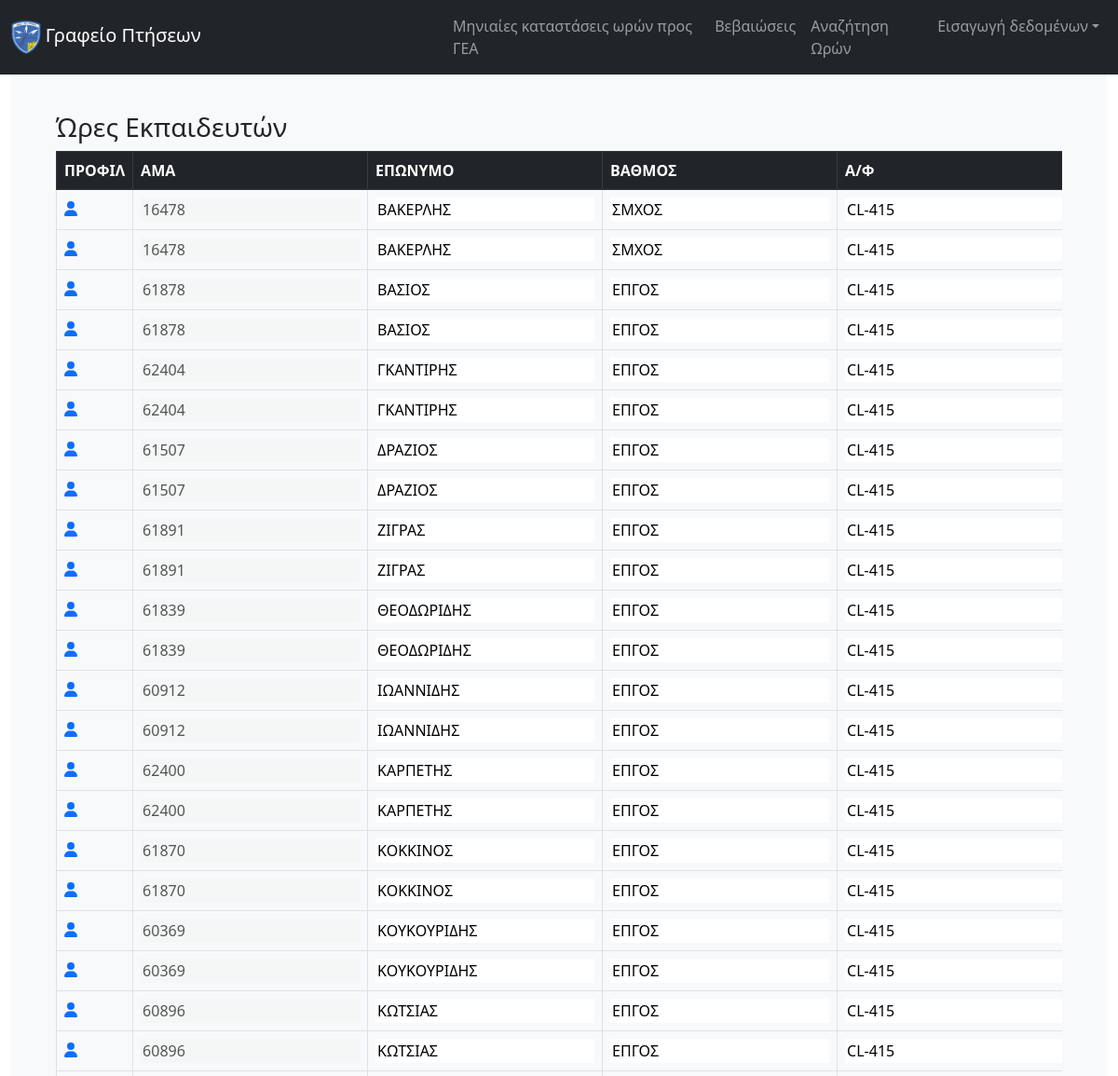
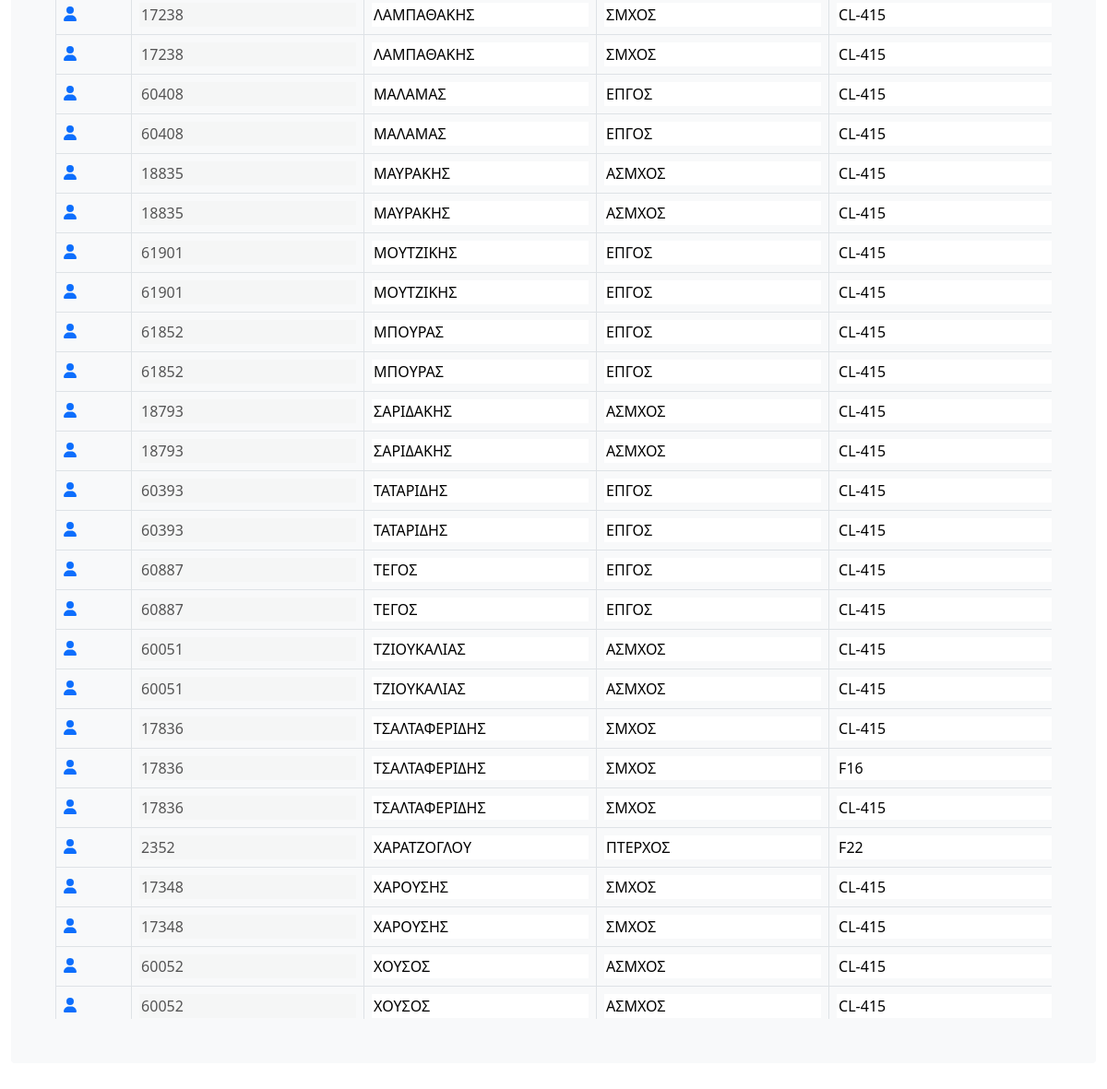
/hours/train-hours/, run on an earlier commit of the app's database (2 pictures, top to bottom).
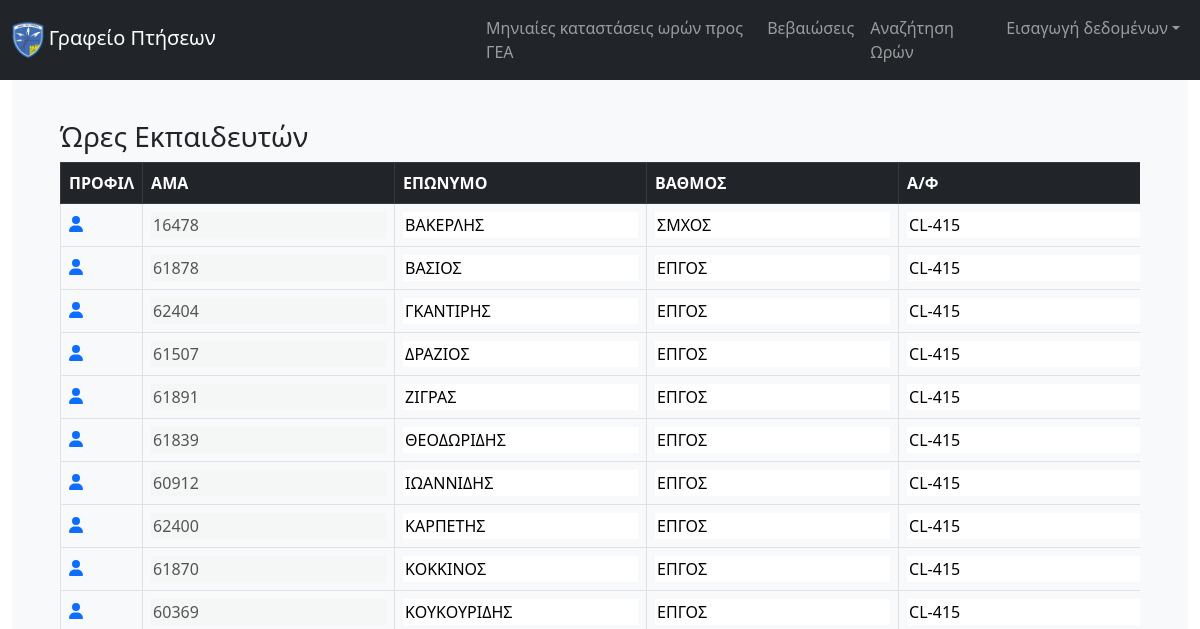
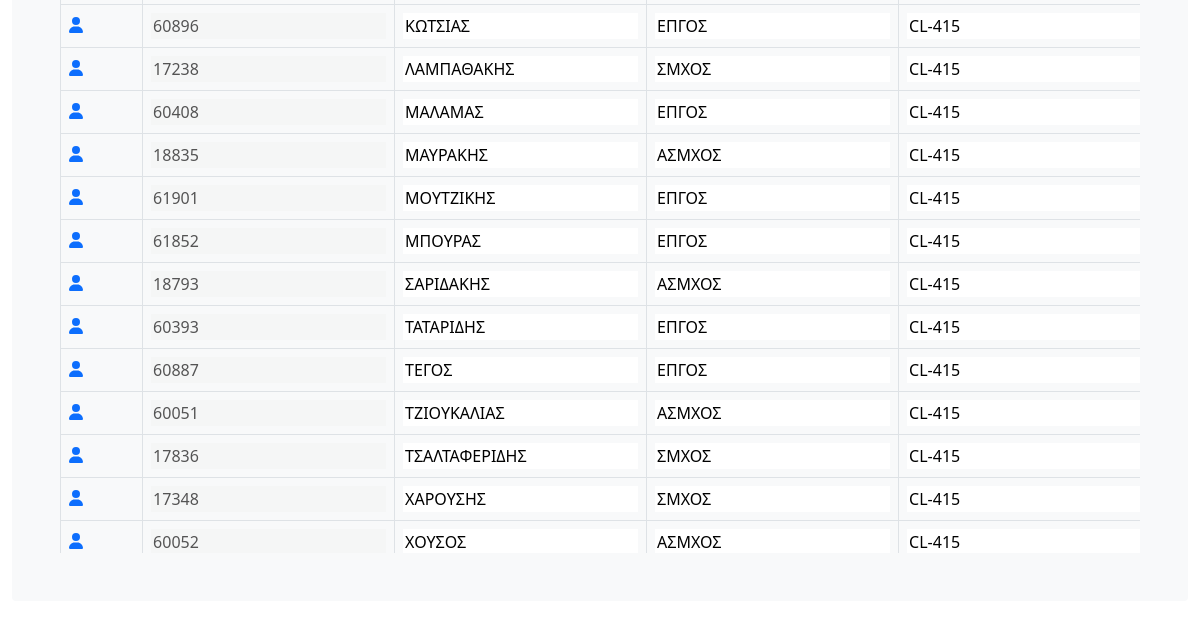
And on a later commit of the database (2 pictures, top to bottom).
### core/models.py (models this page shows, shortened)
class TrainHours(models.Model):
    airman = models.ForeignKey(Airman,on_delete=models.CASCADE)
    plane = models.CharField(max_length=200,default="",blank=True,null=True)
    hours = models.FloatField(blank=True,null=True,default=0)
    month = models.CharField(max_length=200,default="",blank=True,null=True)
    year = models.CharField(max_length=200,default="",blank=True,null=True)

class Airman(models.Model):
    asma = models.BigIntegerField(primary_key=True)
    firstname = models.CharField(max_length=200,default="",blank=True,null=True)
    lastname = models.CharField(max_length=200,default="",blank=True,null=True)
    rank = models.CharField(max_length=200,default="",blank=True,null=True)
    eidikotita = models.CharField(max_length=200,default="",blank=True,null=True)
    idiotita = models.CharField(max_length=200,default="",blank=True,null=True)
    availability = models.CharField(max_length=200,default="",blank=True,null=True)
    topothetisi = models.CharField(max_length=200,default="",blank=True,null=True)
    katigoria_dikaioumeni = models.CharField(max_length=200,default="",blank=True,null=True)
    katigoria_katoxiromeni = models.CharField(max_length=200,default="",blank=True,null=True)
    monada_ekdosis_ptitikou = models.CharField(max_length=200,default="",blank=True,null=True)
    geniko_synolo_oron = models.FloatField(blank=True,null=True,default=0)

### core/views.py (the view)
# urls.py: path('hours/train-hours/',views.train_hours,name="train_hours"),
def train_hours(request):
    context = {}
    table_data = TrainHours.objects.all().order_by('airman__lastname')
    context = {'table_data':table_data}
    return render(request,'core/train_hours_page.html',context)

### core/templates/core/train_hours_page.html (shortened to what this page needs)
{% extends 'core/core.html' %}
{% block content%}
<h3>Ώρες Εκπαιδευτών</h3>
<div class="tableFixHead">
    <table class="table table-hover table-bordered">
      <thead class="table-dark" style="position: sticky;top: 0">
        <tr>
          <th scope="col">ΠΡΟΦΙΛ</th>
          <th scope="col">ΑΜΑ</th>
          <th scope="col">ΕΠΩΝΥΜΟ</th>
          <th scope="col">ΒΑΘΜΟΣ</th>
          <th scope="col">Α/Φ</th>
        </tr>
      </thead>
      <tbody >
        {% for trainer in table_data%}
          <tr>
            <td><a href={% url 'profile' trainer.airman.asma %}><i class="fa-solid fa-user"></i></a></td>
            <td><input type="text" id="{{ trainer.airman.asma }}_asma" name="{{ trainer.airman.asma }}" value={{trainer.airman.asma}} disabled></td>
            <td><input type="text" id="{{ trainer.airman.asma }}_lastname" name="{{ trainer.airman.lastname }}" value={{trainer.airman.lastname}}></td>
            <td><input type="text" id="{{ trainer.airman.asma }}_rank" name="{{ trainer.airman.rank }}" value={{trainer.airman.rank}}></td>
            <td><input type="text" id="{{ trainer.airman.asma }}_plane" name="{{ trainer.plane }}" value={{trainer.plane}}></td>
          </tr>
        {% endfor %}
      </tbody>
    </table>
  </div>
{% endblock %}
{%load static%}

What changed in the data, as far as the page shows it:
removed TrainHours: airman.asma "16478", airman.lastname "ΒΑΚΕΡΛΗΣ", airman.rank "ΣΜΧΟΣ", plane "CL-415"
removed TrainHours: airman.asma "61878", airman.lastname "ΒΑΣΙΟΣ", airman.rank "ΕΠΓΟΣ", plane "CL-415"
removed TrainHours: airman.asma "62404", airman.lastname "ΓΚΑΝΤΙΡΗΣ", airman.rank "ΕΠΓΟΣ", plane "CL-415"
removed TrainHours: airman.asma "61507", airman.lastname "ΔΡΑΖΙΟΣ", airman.rank "ΕΠΓΟΣ", plane "CL-415"
removed TrainHours: airman.asma "61891", airman.lastname "ΖΙΓΡΑΣ", airman.rank "ΕΠΓΟΣ", plane "CL-415"
removed TrainHours: airman.asma "61839", airman.lastname "ΘΕΟΔΩΡΙΔΗΣ", airman.rank "ΕΠΓΟΣ", plane "CL-415"
removed TrainHours: airman.asma "60912", airman.lastname "ΙΩΑΝΝΙΔΗΣ", airman.rank "ΕΠΓΟΣ", plane "CL-415"
removed TrainHours: airman.asma "62400", airman.lastname "ΚΑΡΠΕΤΗΣ", airman.rank "ΕΠΓΟΣ", plane "CL-415"
removed TrainHours: airman.asma "61870", airman.lastname "ΚΟΚΚΙΝΟΣ", airman.rank "ΕΠΓΟΣ", plane "CL-415"
removed TrainHours: airman.asma "60369", airman.lastname "ΚΟΥΚΟΥΡΙΔΗΣ", airman.rank "ΕΠΓΟΣ", plane "CL-415"
removed TrainHours: airman.asma "60896", airman.lastname "ΚΩΤΣΙΑΣ", airman.rank "ΕΠΓΟΣ", plane "CL-415"
removed TrainHours: airman.asma "17238", airman.lastname "ΛΑΜΠΑΘΑΚΗΣ", airman.rank "ΣΜΧΟΣ", plane "CL-415"
removed TrainHours: airman.asma "60408", airman.lastname "ΜΑΛΑΜΑΣ", airman.rank "ΕΠΓΟΣ", plane "CL-415"
removed TrainHours: airman.asma "18835", airman.lastname "ΜΑΥΡΑΚΗΣ", airman.rank "ΑΣΜΧΟΣ", plane "CL-415"
removed TrainHours: airman.asma "61901", airman.lastname "ΜΟΥΤΖΙΚΗΣ", airman.rank "ΕΠΓΟΣ", plane "CL-415"
removed TrainHours: airman.asma "61852", airman.lastname "ΜΠΟΥΡΑΣ", airman.rank "ΕΠΓΟΣ", plane "CL-415"
removed TrainHours: airman.asma "18793", airman.lastname "ΣΑΡΙΔΑΚΗΣ", airman.rank "ΑΣΜΧΟΣ", plane "CL-415"
removed TrainHours: airman.asma "60393", airman.lastname "ΤΑΤΑΡΙΔΗΣ", airman.rank "ΕΠΓΟΣ", plane "CL-415"
removed TrainHours: airman.asma "60887", airman.lastname "ΤΕΓΟΣ", airman.rank "ΕΠΓΟΣ", plane "CL-415"
removed TrainHours: airman.asma "60051", airman.lastname "ΤΖΙΟΥΚΑΛΙΑΣ", airman.rank "ΑΣΜΧΟΣ", plane "CL-415"
removed TrainHours: airman.asma "17836", airman.lastname "ΤΣΑΛΤΑΦΕΡΙΔΗΣ", airman.rank "ΣΜΧΟΣ", plane "F16"
removed TrainHours: airman.asma "17836", airman.lastname "ΤΣΑΛΤΑΦΕΡΙΔΗΣ", airman.rank "ΣΜΧΟΣ", plane "CL-415"
removed TrainHours: airman.asma "2352", airman.lastname "ΧΑΡΑΤΖΟΓΛΟΥ", airman.rank "ΠΤΕΡΧΟΣ", plane "F22"
removed TrainHours: airman.asma "17348", airman.lastname "ΧΑΡΟΥΣΗΣ", airman.rank "ΣΜΧΟΣ", plane "CL-415"
removed TrainHours: airman.asma "60052", airman.lastname "ΧΟΥΣΟΣ", airman.rank "ΑΣΜΧΟΣ", plane "CL-415"
